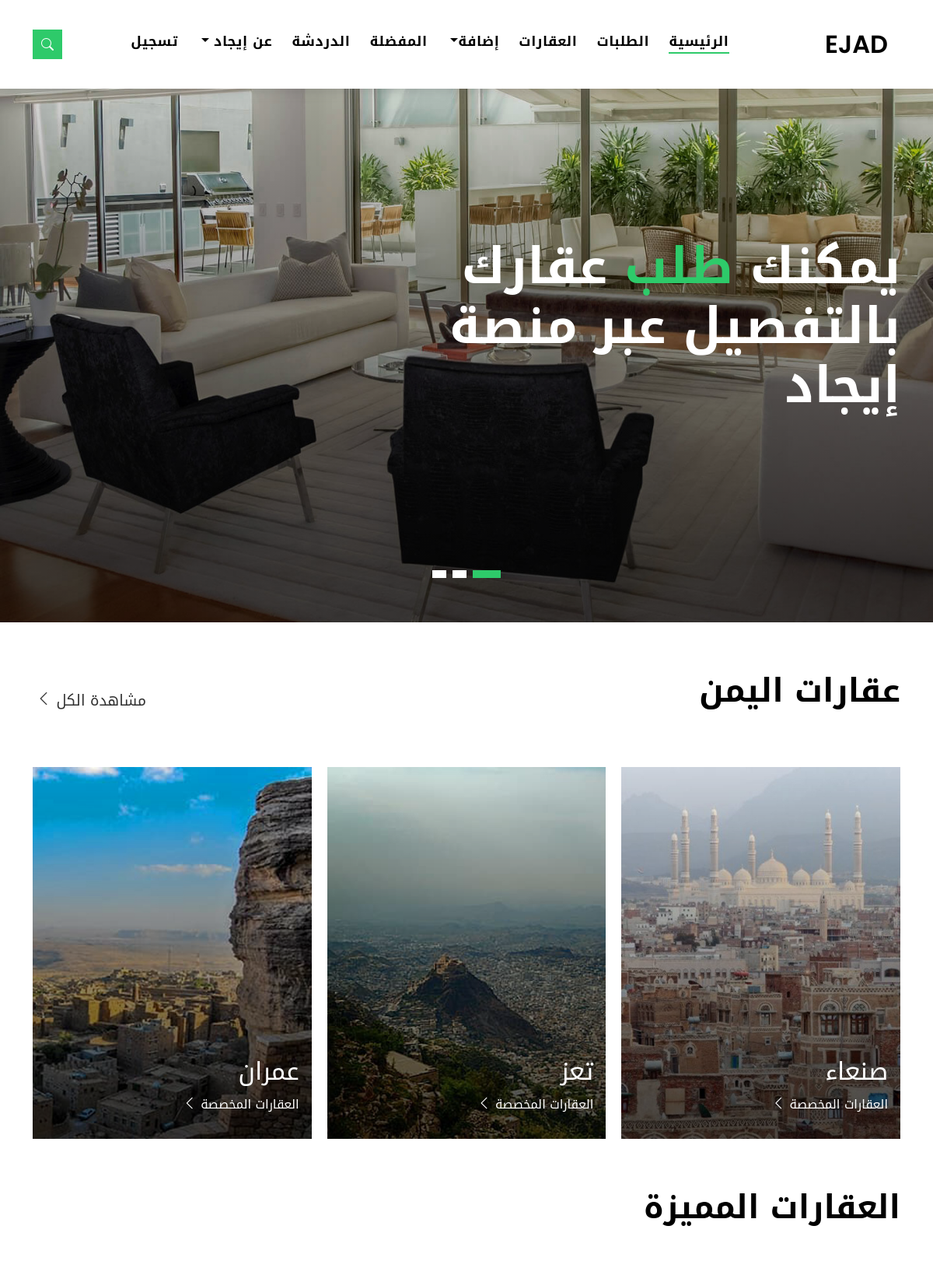
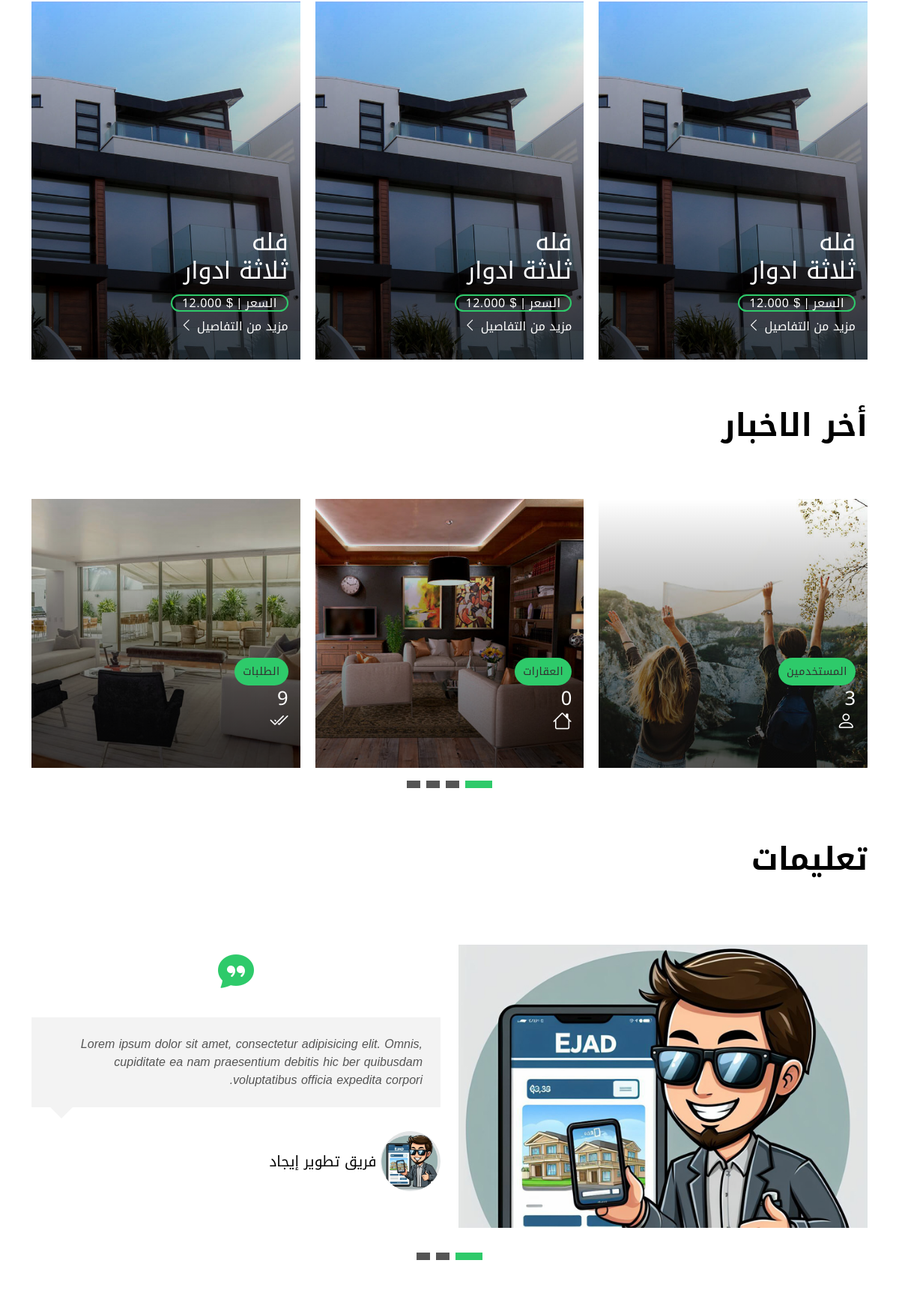
The page / (upper part) on the database its author committed (2 pictures, top to bottom).
### property/models.py (models this page shows, shortened)
class City(models.Model):
    city_name = models.CharField(max_length=100, null=True)
    phohto = models.ImageField(upload_to='city_photo', null=True, blank=True)

### pages/views.py (the view)
# urls.py: path('', views.index, name='index'),
def index(request):
    context = {
        'citys': City.objects.all(),
        'alluser': User.objects.all().count(),
        'allproperty': Property.objects.all().count(),
        'allorder': Order.objects.all().count(),
    }
    return render(request, 'pages/index.html', context)

### templates/pages/index.html (shortened to what this page needs)
{% extends 'base.html' %}
{% load static %}
{% block content %}
  <div class="intro intro-carousel swiper position-relative">
    <div class="swiper-wrapper">
      <div class="swiper-slide carousel-item-a intro-item bg-image" style="background-image: url({% static 'assets/img/slide-1.jpg' %})">
        <div class="overlay overlay-a"></div>
        <div class="intro-content display-table">
          <div class="table-cell">
            <div class="container">
              <div class="row">
                <div class="col-lg-8">
                  <div class="intro-body">
                    <h1 class="intro-title mb-4">
                      يمكنك<span class="color-b"> طلب </span> عقارك بالتفصيل عبر منصة إيجاد
                    </h1>
                  </div>
                </div>
              </div>
            </div>
          </div>
        </div>
      </div>
    </div>
    <div class="swiper-pagination"></div>
  </div>
  <main id="main">
    <section class="section-property section-t8">
      <div class="container">
        <div class="row">
          <div class="col-md-12">
            <div class="title-wrap d-flex justify-content-between">
              <div class="title-box">
                <h2 class="title-a">عقارات اليمن</h2>
              </div>
              <div class="title-link">
                <a href="{% url 'property_grid' %}">مشاهدة الكل
                  <span class="bi bi-chevron-left"></span>
                </a>
              </div>
            </div>
          </div>
        </div>
        <div id="property-carousel" class="swiper">
          <div class="swiper-wrapper">
            {% for city in citys %}
            <div class="carousel-item-b swiper-slide">
              <div class="card-box-a card-shadow">
                <div class="img-box-a">
                  <img src="{{city.phohto.url}}" alt="" class="img-a img-fluid">
                </div>
                <div class="card-overlay">
                  <div class="card-overlay-a-content">
                    <div class="card-header-a">
                      <h2 class="card-title-a">
                        <a href="{% url 'property_single' %}">{{city.city_name}}
                          <br /></a>
                      </h2>
                    </div>
                    <div class="card-body-a">
                      <a href="{% url 'property_grid' %}" class="link-a">العقارات المخصصة
                        <span class="bi bi-chevron-left"></span>
                      </a>
                    </div>
                  </div>
                </div>
              </div>
            </div>
            {% endfor %}
          </div>
        </div>
      </div>
    </section>
    <section class="section-property section-t8">
      <div class="container">
        <div class="row">
          <div class="col-md-12">
            <div class="title-wrap d-flex justify-content-between">
              <div class="title-box">
                <h2 class="title-a">العقارات المميزة</h2>
              </div>
            </div>
          </div>
        </div>
        <div id="property-carousel" class="swiper">
          <div class="swiper-wrapper">
            <div class="carousel-item-b swiper-slide">
              <div class="card-box-a card-shadow">
                <div class="img-box-a">
                  <img src="{% static 'assets/img/property-6.jpg' %}" alt="" class="img-a img-fluid">
                </div>
                <div class="card-overlay">
                  <div class="card-overlay-a-content">
                    <div class="card-header-a">
                      <h2 class="card-title-a">
                        <a href="{% url 'property_single' %}">فله
                          <br /> ثلاثة ادوار</a>
                      </h2>
                    </div>
                    <div class="card-body-a">
                      <div class="price-box d-flex">
                        <span class="price-a">السعر | $ 12.000</span>
                      </div>
                      <a href="{% url 'property_single' %}" class="link-a">مزيد من التفاصيل
                        <span class="bi bi-chevron-left"></span>
                      </a>
                    </div>
                  </div>
                </div>
              </div>
            </div>
          </div>
        </div>
      </div>
    </section>
    <section class="section-news section-t8">
      <div class="container">
        <div class="row">
          <div class="col-md-12">
            <div class="title-wrap d-flex justify-content-between">
              <div class="title-box">
                <h2 class="title-a">أخر الاخبار</h2>
              </div>
            </div>
          </div>
        </div>
        <div id="news-carousel" class="swiper">
          <div class="swiper-wrapper">
            <div class="carousel-item-c swiper-slide">
              <div class="card-box-b card-shadow news-box">
                <div class="img-box-b">
                  <img src="{% static 'assets/img/post-3.jpg' %}" alt="" class="img-b img-fluid">
                </div>
                <div class="card-overlay">
                  <div class="card-header-b">
                    <div class="card-category-b">
                      <a href="#" class="category-b">المستخدمين</a>
                    </div>
                    <div class="card-title-b">
                      <h2 class="title-2">
                        <a href="{% url 'blog_single' %}">{{alluser}}
                          <br> <li class="bi bi-person"></li></a>
                      </h2>
                    </div>
                  </div>
                </div>
              </div>
            </div>
            <div class="carousel-item-c swiper-slide">
              <div class="card-box-b card-shadow news-box">
                <div class="img-box-b">
                  <img src="{% static 'assets/img/post-2.jpg' %}" alt="" class="img-b img-fluid">
                </div>
                <div class="card-overlay">
                  <div class="card-header-b">
                    <div class="card-category-b">
                      <a href="#" class="category-b">العقارات</a>
                    </div>
                    <div class="card-title-b">
                      <h2 class="title-2">
                        <a href="{% url 'blog_single' %}">{{allproperty}}
                          <br> <li class="bi bi-house"></li></a>
                      </h2>
                    </div>
                  </div>
                </div>
              </div>
            </div>
            <div class="carousel-item-c swiper-slide">
              <div class="card-box-b card-shadow news-box">
                <div class="img-box-b">
                  <img src="{% static 'assets/img/post-7.jpg' %}" alt="" class="img-b img-fluid">
                </div>
                <div class="card-overlay">
                  <div class="card-header-b">
                    <div class="card-category-b">
                      <a href="#" class="category-b">الطلبات</a>
                    </div>
                    <div class="card-title-b">
                      <h2 class="title-2">
                        <a href="{% url 'blog_single' %}">{{allorder}}
                          <br> <li class="bi bi-check2-all"></li></a>
                      </h2>
                    </div>
                  </div>
                </div>
              </div>
            </div>
          </div>
        </div>
        <div class="news-carousel-pagination carousel-pagination"></div>
      </div>
    </section>
    <section class="section-testimonials section-t8 nav-arrow-a">
      <div class="container">
        <div class="row">
          <div class="col-md-12">
            <div class="title-wrap d-flex justify-content-between">
              <div class="title-box">
                <h2 class="title-a">تعليمات</h2>
              </div>
            </div>
          </div>
        </div>
        <div id="testimonial-carousel" class="swiper">
          <div class="swiper-wrapper">
            <div class="carousel-item-a swiper-slide">
              <div class="testimonials-box">
                <div class="row">
                  <div class="col-sm-12 col-md-6">
                    <div class="testimonial-img">
                      <img src="{% static 'assets/img/Ejad04(1).jpg' %}" alt="" class="img-fluid">
                    </div>
                  </div>
                  <div class="col-sm-12 col-md-6">
                    <div class="testimonial-ico">
                      <i class="bi bi-chat-quote-fill"></i>
                    </div>
                    <div class="testimonials-content">
                      <p class="testimonial-text">
                        Lorem ipsum dolor sit amet, consectetur adipisicing elit. Omnis, cupiditate ea nam praesentium
                        debitis hic ber quibusdam
                        voluptatibus officia expedita corpori.
                      </p>
                    </div>
                    <div class="testimonial-author-box">
                      <img src="{% static 'assets/img/Ejad04.jpg' %}" alt="" class="testimonial-avatar">
                      <h5 class="testimonial-author">فريق تطوير إيجاد</h5>
                    </div>
                  </div>
                </div>
              </div>
            </div>
            <div class="carousel-item-a swiper-slide">
              <div class="testimonials-box">
                <div class="row">
                  <div class="col-sm-12 col-md-6">
                  </div>
                </div>
              </div>
            </div>
            <div class="carousel-item-a swiper-slide">
              <div class="testimonials-box">
                <div class="row">
                  <div class="col-sm-12 col-md-6">
                  </div>
                </div>
              </div>
            </div>
          </div>
        </div>
        <div class="testimonial-carousel-pagination carousel-pagination"></div>
      </div>
    </section>
  </main>
{% endblock %}

### rows shown on the page
City: phohto (picture), city_name "صنعاء"
City: phohto (picture), city_name "تعز"
City: phohto (picture), city_name "عمران"

### other values the page prints
{{ alluser }} "3"
{{ allproperty }} "0"
{{ allorder }} "9"
